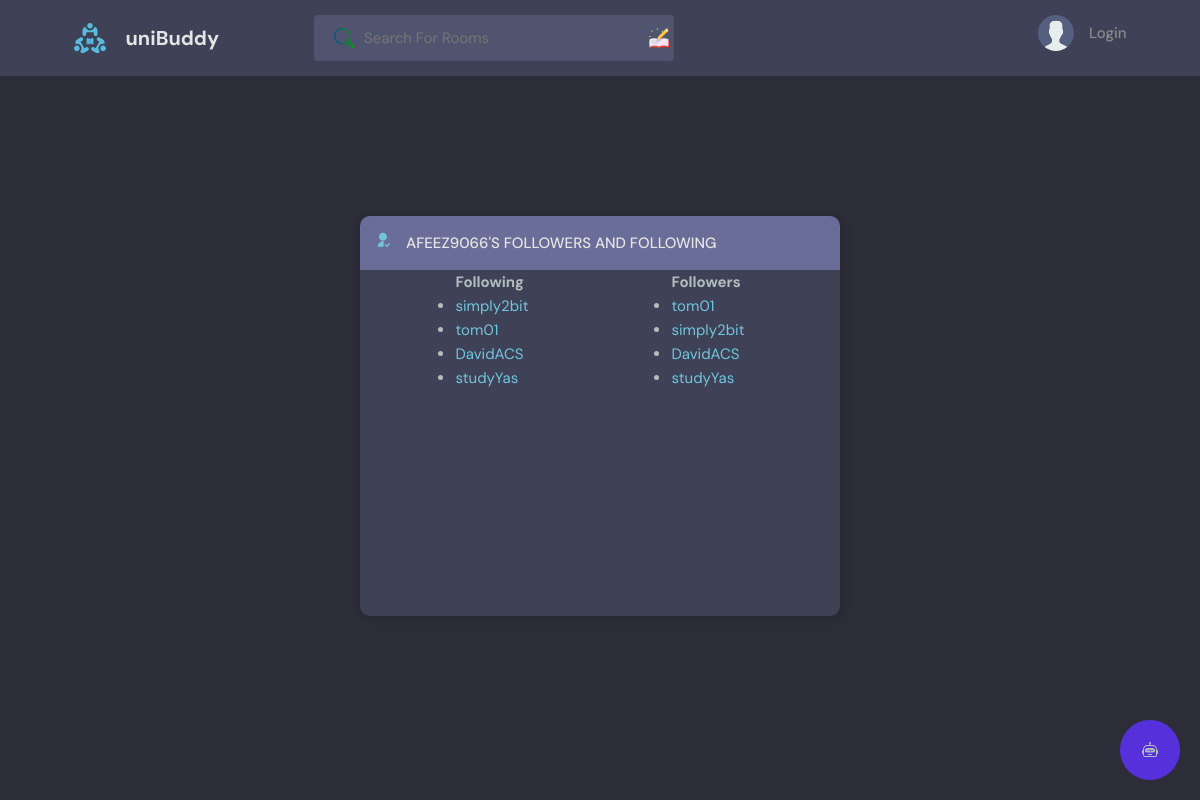
The app's page /follower_list/1/, older data.
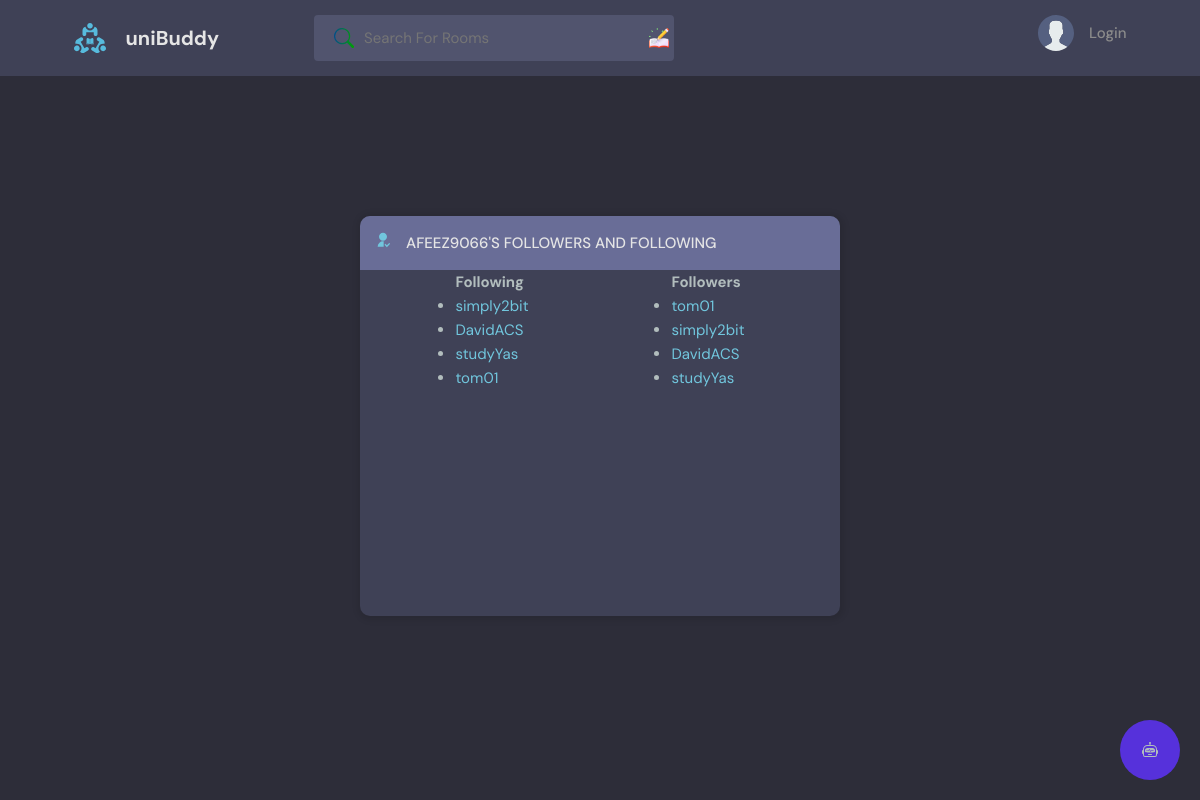
The same page, newer data.
### base/models.py (models this page shows)
class User(AbstractUser):
    name = models.CharField(max_length=200, null=True)
    email = models.EmailField(unique=True, null=True)
    bio = models.TextField(null=True)
    avatar = models.ImageField(null=True, default="avatar.svg")
    followers = models.ManyToManyField('self', related_name='following', blank=True, symmetrical=False)
    follower_count = models.IntegerField(default=0)
    last_checked = models.DateTimeField(auto_now_add=True)
    USERNAME_FIELD = 'email'
    REQUIRED_FIELDS = []

### base/views.py (the view)
# urls.py: path('follower_list/', views.follower_list, name='follower_list'),
def follower_list(request, pk):
    user = get_object_or_404(User, pk=pk)
    following = user.following.all()
    followers = [follower for follower in User.objects.all() if user in follower.following.all()]
    context = {
        'user': user,
        'following': following,
        'followers': followers,
    }
    return render(request, 'base/follower_list.html', context)

### base/templates/base/follower_list.html (shortened to what this page needs)
{% extends 'main.html' %}
{% load static %}
{% block content %}
  <main class="layout">
    <div class="container">
      <div class="layout__box">
        <div class="layout__boxHeader">
          <div class="layout__boxTitle">
            <a href="{{request.META.HTTP_REFERER}}">
                <svg xmlns="http://www.w3.org/2000/svg" viewBox="0 0 24 24"> <g> <path fill="none" d="M0 0h24v24H0z"/>
                    <path d="M13 14.062V22H4a8 8 0 0 1 9-7.938zM12 13c-3.315 0-6-2.685-6-6s2.685-6 6-6 6 2.685 6 6-2.685 6-6 6zm5.793 6.914l3.535-3.535 1.415 1.414-4.95 4.95-3.536-3.536 1.415-1.414 2.12 2.121z"/> </g>
                </svg>
            </a>
            <h3>{{ user.username }}'s Followers and Following</h3>
          </div>
        </div>
        <div class="container">
          <div class="lists" style="display: flex; justify-content: space-around;">
            <div class="following">
              <h2>Following</h2>
              <ul>
                {% for user in following %}
                  <li>
                    <a href="{% url 'user-profile' user.id %}">{{ user.username }}</a>
                  </li>
                {% endfor %}
              </ul>
            </div>
            <div class="followers">
              <h2>Followers</h2>
              <ul>
                {% for user in followers %}
                  <li>
                    <a href="{% url 'user-profile' user.id %}">{{ user.username }}</a>
                  </li>
                {% endfor %}
              </ul>
            </div>
          </div>
        </div>
      </div>
    </div>
  </main>
{% endblock %}

Row changes from the older to the newer data that the page shows:
changed User "tom01": moves down the list
